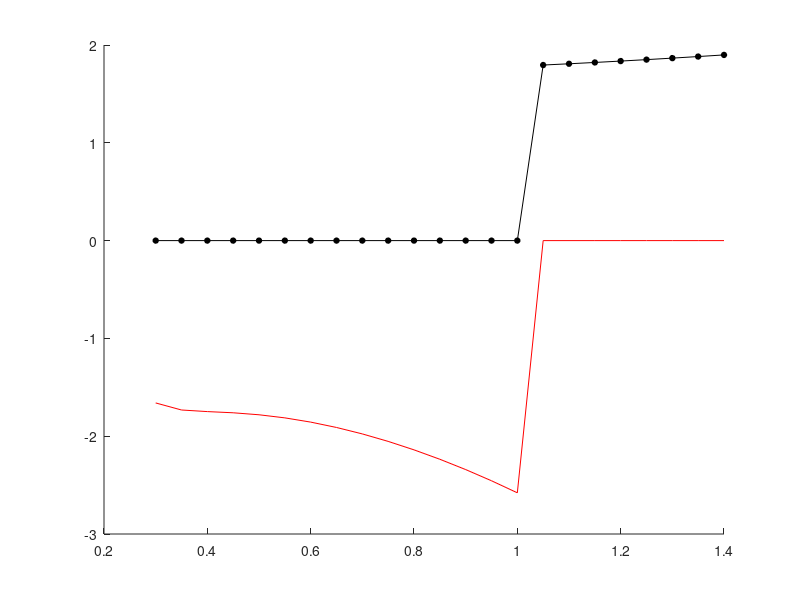

The MATLAB script that drew this image:
% OmegaTheoretical.m
% This routine generates computations of omega for theoretical solutions of
% flow over a landscape with patches in parallel and a landscape with
% patches in series. This code was used to generate Figs. 1A-B in Larsen,
% Ma, and Kaplan, "How important is connectivity for surface-water fluxes?
% A generalized expression for flow through heterogeneous landscapes." To
% generate those figures, values of the lumped roughness coefficients and
% patch coverage were selected manually.

%% DEFINE CONSTANTS AND SOLVER FUNCTION
n = 0.45; %Manning roughness
H = 0.3:0.05:1.4; %Array of water depths in channel
g = 9.8; %Gravitational constant, m/s^2
delta_z = 0.25; %Patch relief, m
F = @(x,c) ((1-c(1))*c(2)^x+c(1)*(c(2)-0.25)^x)^(1/x)-c(3); %Solver function for omega. c(1) is patch coverage; c(2) is channel water depth; c(3) is Heff.


%% %% PATCHES IN PARALLEL: Fig. 1A
Heff = zeros(size(H)); %Initialize matrix of H_eff
omega = Heff; %Initialize omega
Wc = 400; %Width of channels, m
beta = 3.96; %Lumped drag coefficient
p = 0.1; %Patch coverage
for ii = 1:length(H)
    Heff(ii) = (n*(p*(H(ii)-delta_z).*sqrt(2*g*(H(ii)-delta_z).^(4/3)/beta)+(1-p)*H(ii).*sqrt(2*g*H(ii).^(4/3)/(beta+2*beta*delta_z/Wc)))).^(3/5); %Eq. S9
    c(1) = p; %Input to function to solve for omega
    c(2) = H(ii); %Input to function to solve for omega
    c(3) = Heff(ii); %Input to function to solve for omega
    omega(ii) = fzero(@(x) F(x,c), -1); %Solve for omega
end

% figure
hold on
plot(H, omega, 'k-', 'LineWidth', 0.5, 'Marker', 'o', 'MarkerSize', 4, 'MarkerFaceColor', 'k') %Plot omega over a range of water depths. To generate Fig. 1A, I would change beta and p manually and update the plot.


%% PATCHES IN SERIES: Fig. 1B
Heff = zeros(size(H)); %Initialize matrix of H_eff
omega = Heff; %Initialize omega
L = 400; %Length of ridges, m
beta2 = 0.205; %Lumped bed drag coefficient
beta1 = 2; %Lumped patch form drag coefficient
Ld = 4000; %Length of domain, m
p = 0.1; %Patch coverage

for ii = 1:length(H) %Solve over a range of water depths
    Heff(ii) = (n*(H(ii)-delta_z)*sqrt((p*(H(ii)-delta_z)+(1-p)*H(ii))/(beta1*delta_z/L^2/H(ii)^(1/3)*p*Ld*(p+(1-p)*(H(ii)-delta_z)/H(ii))^2+beta2/(H(ii)-delta_z)^(1/3)*p+(1-p)*beta2*(H(ii)-delta_z)^2/H(ii)^(7/3))))^(3/5); %Equation S12
    c(1) = p; %Input to function to solve for omega
    c(2) = H(ii); %Input to function to solve for omega
    c(3) = Heff(ii); %Input to function to solve for omega
    omega(ii) = fzero(@(x) F(x,c), -1); %Solve for omega
end

% figure
hold on
plot(H, omega, 'r-', 'LineWidth', 0.5) %Plot omega over a range of water depths. To generate Fig. 1B, I would change beta and p manually and update the plot.
